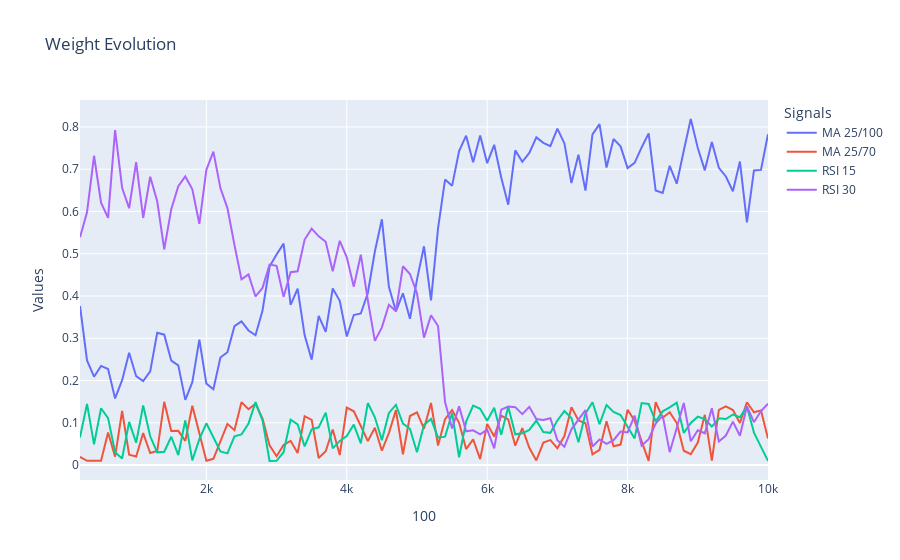

The notebook cell this image was saved under:
### Code cell
x_column = simulation_results.columns[0]
y1_column = simulation_results.columns[2]
y2_column = simulation_results.columns[3]
y3_column = simulation_results.columns[4]
y4_column = simulation_results.columns[5]

# Create the figure
fig = go.Figure()

# Add the first line trace
fig.add_trace(go.Scatter(
    x=simulation_results[x_column],
    y=simulation_results[y1_column],
    mode='lines',
    name='MA 25/100'  # Custom legend name for the first line
))

# Add the second line trace
fig.add_trace(go.Scatter(
    x=simulation_results[x_column],
    y=simulation_results[y2_column],
    mode='lines',
    name='MA 25/70'  # Custom legend name for the second line
))

fig.add_trace(go.Scatter(
    x=simulation_results[x_column],
    y=simulation_results[y3_column],
    mode='lines',
    name='RSI 15'  # Custom legend name for the second line
))

fig.add_trace(go.Scatter(
    x=simulation_results[x_column],
    y=simulation_results[y4_column],
    mode='lines',
    name='RSI 30'  # Custom legend name for the second line
))


# Update layout to add titles and adjust the legend
fig.update_layout(
    title='Weight Evolution',
    xaxis_title=x_column,
    yaxis_title='Values',
    legend_title='Signals'
)

fig.show()
